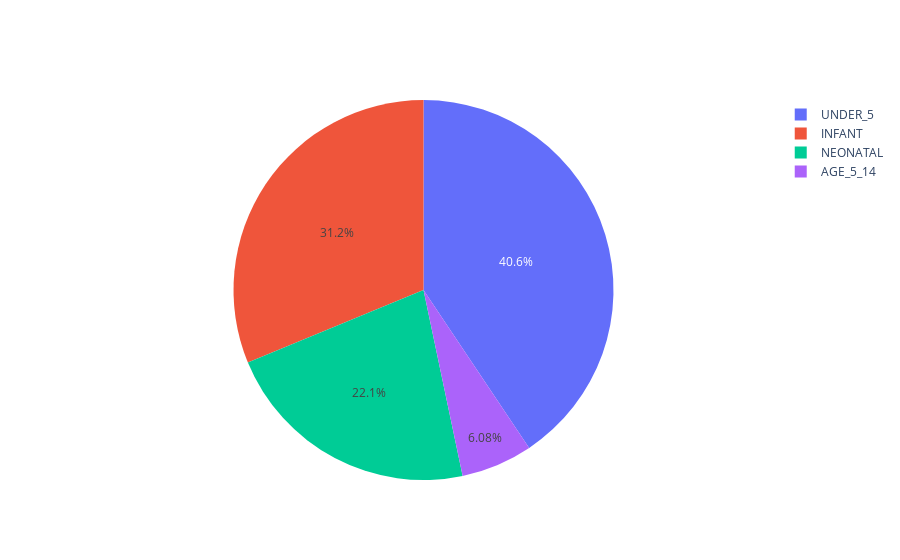

The notebook cell this image was saved under:
### Markdown cell above
### Displays pie chart of Number of deaths for a country in a particular year

### Code cell
## run to display desired pie chart of deaths for a country in a particular year

class invalid(Exception):
    pass
class future(Exception):
    pass
class past(Exception):
    pass
# class invalid(Exception):
#     pass
db_file = 'project.db'
conn = create_connection(db_file)

def input_the_country_name():
    
    try:

        country = input('Enter the country name : ')
        country = country.lower()
        if country not in case_insensitive_country_names :
            raise invalid
        else :

            year = input('Enter the year you are looking for : ')
            try :
                year = int(year)
                if year > 2018 :
                    raise future
                elif year < 1950 :
                    raise past
                else :
                    with conn :

                        pie_chart_country_year(country,year)
            except ValueError :
                print("Please print a valid year")
            except future:
                print("future data not available")
            except past:
                print("Sorry! The power of the data has not been realized yet . Please enter any year after 1950")

    except invalid:
        possible_country_list = possible_countries(country)

        if len(possible_country_list) == len(country_names_list) :
            print("Country entered is invalid ")
        else :
            print("Entered country is wrong . Please check the below suggestions :\n",[i.title() for i in possible_country_list])
            input_the_country_name()
input_the_country_name()

### Figure 1 — Plotly figure (JSON) as saved in the notebook; plotly's stock layout.template omitted (floating-point values rounded to 4 significant figures)
{"data": [{"labels": ["AGE_5_14", "INFANT", "NEONATAL", "UNDER_5"], "type": "pie", "values": [228843, 1174810, 830397, 1527782]}], "layout": {}}
